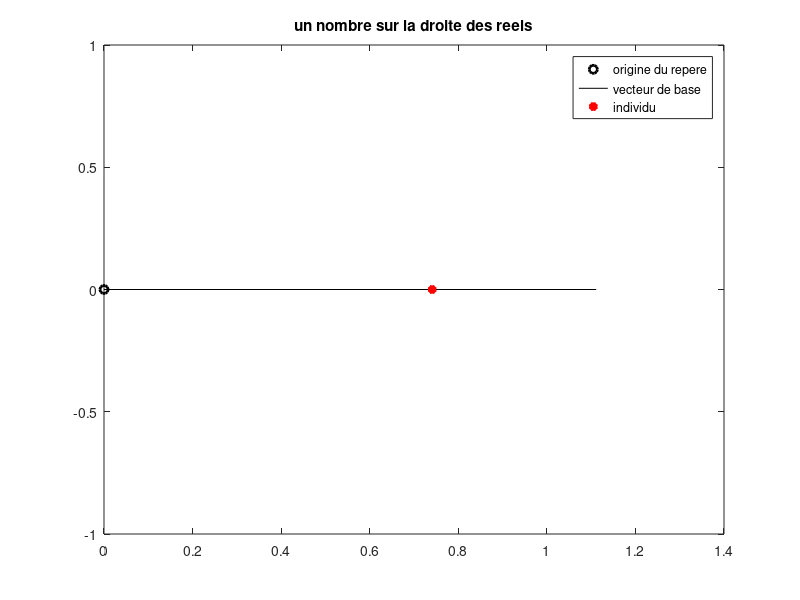
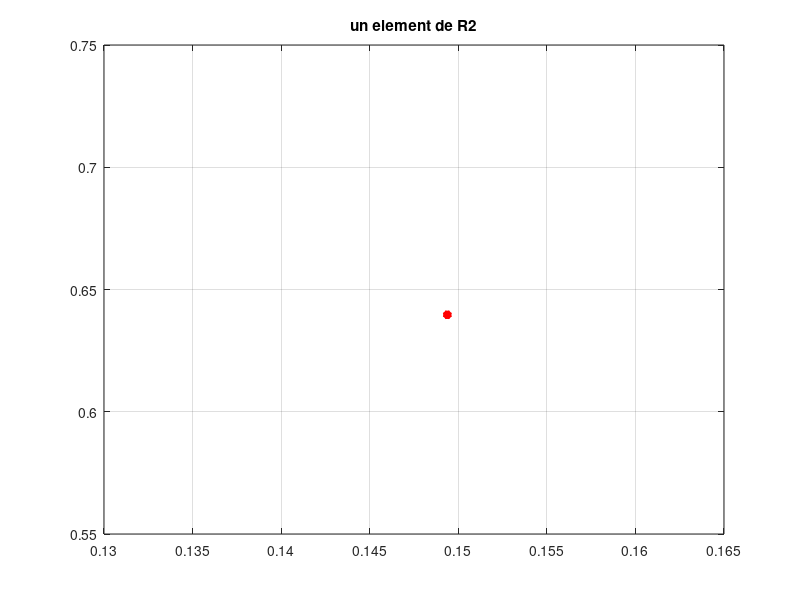
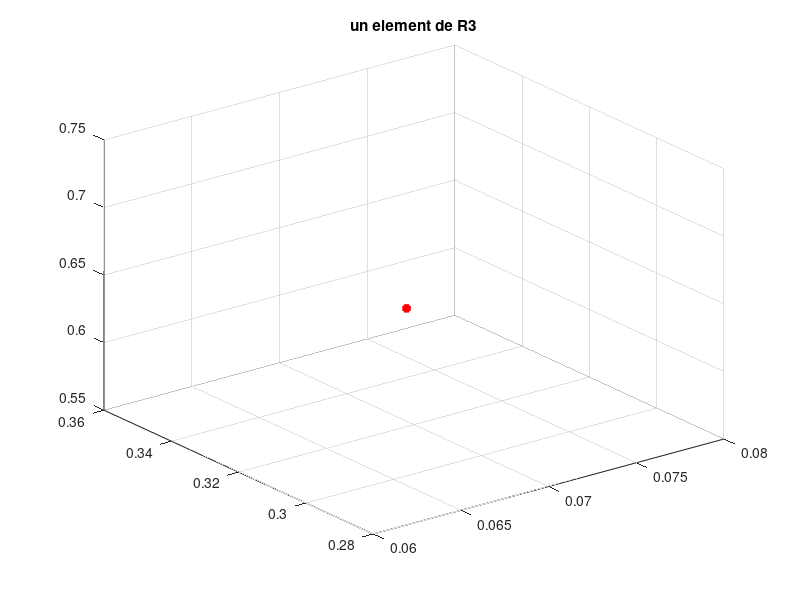
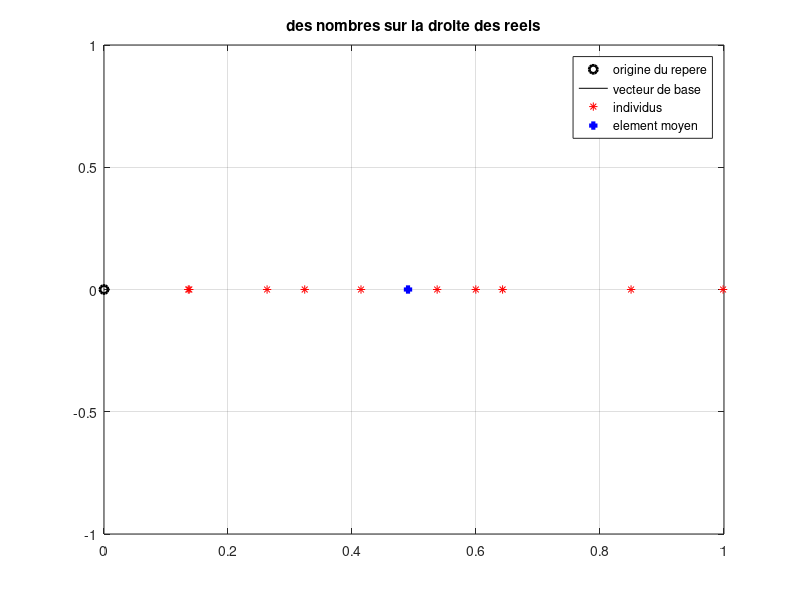

Source code (MATLAB) for these figures, in order:
clear variables; close all; clc;

% Visualiser un individu de taille 1 :
x = rand(1); % generation d'un element aleatoire par une distribution uniforme
figure(1),clf, 
plot(0,0,'ko','linewidth',2)
hold on, plot([0 1.5*x],[0 0],'k-') % On trace un segment de la droite des 
% abscisses (ordonnees de debut et de fin : 0 et 0) suffisamment grand pour
% pouvoir placer x 
hold on, plot(x,0,'r*','linewidth',3) % on place x sur la droite des abscisses
legend('origine du repere','vecteur de base','individu');
title('un nombre sur la droite des reels');

% Visualiser un individu de taille 2 :
x = rand(1,2); % generation d'une matrice a une ligne et deux colonnes 
% -- x est donc un vecteur ligne -- par une distribution uniforme
figure(2),clf, plot(x(1),x(2),'r*','linewidth',3);grid on
title('un element de R2')

% Visualiser un individu de taille 3 :
x = rand(1,3);% generation d'une matrice a une ligne et trois colonnes 
% -- x est donc un vecteur ligne -- par une distribution uniforme
figure(3),clf, plot3(x(1),x(2),x(3),'r*','linewidth',3);grid on
title('un element de R3')

% Nous allons maintenant travailler avec un nuage d'individus. Ce nuage
% contient nb_indiv points
nb_indiv = 10;

%%%%%%%%%%%%%%%%%%%%%%%%%%%%%%%%%%%%%%%%%%%%%%%%%%%%%%%%%%%%%%%%%%%%%%%%%%%
% ATTENTION : LE CODE CI-DESSOUS (ET DE MANIERE GENERALE, LES AUTRES CODES)
% EST FOURNI POUR VOUS AIDER A COMPRENDRE LA GENERATION DE VECTEURS ET 
% LA MANIPULATION DES FIGURES SOUS MATLAB (AJOUT D'UNE LEGENDE, CREATION 
% D'AXES, AFFICHAGE DE PLUSIEURS POINTS EN MEME TEMPS...). 
% ILS DOIVENT ETRE MODIFIES OU COMPLETES POUR EFFECTUER CE QUI EST DEMANDE 
% EN CONSIGNE.
% AFIN QUE LE SCRIPT FONCTIONNE SANS PLANTAGE, NOUS AVONS ECRIT DES
% INSTRUCTIONS QUE VOUS DEVEZ CHANGER (PAR EXEMPLE, LA CREATION ET 
% L'AFFICHAGE DES INDIVIDUS DANS LA SUITE DE CE CODE)
%
% VOUS POUVEZ EFFACER LA LIGNE QUI AFFICHE A COMPLETER UNE FOIS LE TRAVAIL
% REALISE
%
%%%%%%%%%%%%%%%%%%%%%%%%%%%%%%%%%%%%%%%%%%%%%%%%%%%%%%%%%%%%%%%%%%%%%%%%%%%


%%%%%%%%%%%%%%%%%%%%%%%%%%%%%%%%%%%%%%%%%%%%%%%%%%%%%%%%%%%%%%%%%%%%%%%%%%%
% GENERER ALEATOIREMENT UN TABLEAU DE DONNEES CONTENANT DIX NOMBRES GENERES
% SUIVANT UNE DISTRIBUTION  UNIFORME. 
% AFFICHER CES NOMBRES ET L'ELEMENT MOYEN SUR LA DROITE DES REELS
%%%%%%%%%%%%%%%%%%%%%%%%%%%%%%%%%%%%%%%%%%%%%%%%%%%%%%%%%%%%%%%%%%%%%%%%%%%

x = rand(1,nb_indiv); 
x_mean = mean(x);

figure(11),clf
plot(0,0,'ko','linewidth',2)
hold on,plot([0 0],[0 0],'k-') % tracer le segment de droite permettant de 
% placer le nuage de points
hold on, plot(x,zeros(1,nb_indiv),'r*',x_mean,0,'b+','linewidth',3);grid on
legend('origine du repere','vecteur de base','individus','element moyen');
title('des nombres sur la droite des reels');


%%%%%%%%%%%%%%%%%%%%%%%%%%%%%%%%%%%%%%%%%%%%%%%%%%%%%%%%%%%%%%%%%%%%%%%%%%%
% GENERER ALEATOIREMENT UN TABLEAU DE DONNEES CONTENANT DIX INDIVIDUS DE 
% TAILLE 2, SUIVANT UNE DISTRIBUTION GAUSSIENNE DE MOYENNE 0 ET D ECART 
% TYPE 1
%%%%%%%%%%%%%%%%%%%%%%%%%%%%%%%%%%%%%%%%%%%%%%%%%%%%%%%%%%%%%%%%%%%%%%%%%%%

x = randn(2,nb_indiv); 
x_mean = mean(x,2);

%%%%%%%%%%%%%%%%%%%%%%%%%%%%%%%%%%%%%%%%%%%%%%%%%%%%%%%%%%%%%%%%%%%%%%%%%%%
% AFFICHER CES VECTEURS ET L'ELEMENT MOYEN DANS LE PLAN
%%%%%%%%%%%%%%%%%%%%%%%%%%%%%%%%%%%%%%%%%%%%%%%%%%%%%%%%%%%%%%%%%%%%%%%%%%%
figure(12), clf
plot(x(1,:),x(2,:),'r*',x_mean(1),x_mean(2),'b+','linewidth',3);grid on
title('individus de taille 2')

%%%%%%%%%%%%%%%%%%%%%%%%%%%%%%%%%%%%%%%%%%%%%%%%%%%%%%%%%%%%%%%%%%%%%%%%%%%
% GENERER ALEATOIREMENT UN TABLEAU DE DONNEES CONTENANT DIX INDIVIDUS DE 
% TAILLE 3, SUIVANT UNE DISTRIBUTION GAUSSIENNE DE MOYENNE 2 ET D ECART 
% TYPE 3
%%%%%%%%%%%%%%%%%%%%%%%%%%%%%%%%%%%%%%%%%%%%%%%%%%%%%%%%%%%%%%%%%%%%%%%%%%%
moy = 2;
sigma = 3;
x = moy + sigma*randn(3,nb_indiv); 
x_mean = mean(x,2);

%%%%%%%%%%%%%%%%%%%%%%%%%%%%%%%%%%%%%%%%%%%%%%%%%%%%%%%%%%%%%%%%%%%%%%%%%%%
% AFFICHER CES VECTEURS ET L'ELEMENT MOYEN DANS L ESPACE
%%%%%%%%%%%%%%%%%%%%%%%%%%%%%%%%%%%%%%%%%%%%%%%%%%%%%%%%%%%%%%%%%%%%%%%%%%%
figure(13), clf
plot3(x(1,:), x(2,:),x(3,:),'r*',x_mean(1),x_mean(2),x_mean(3),'b+','linewidth',3);grid on
title('Individus de taille 3')

